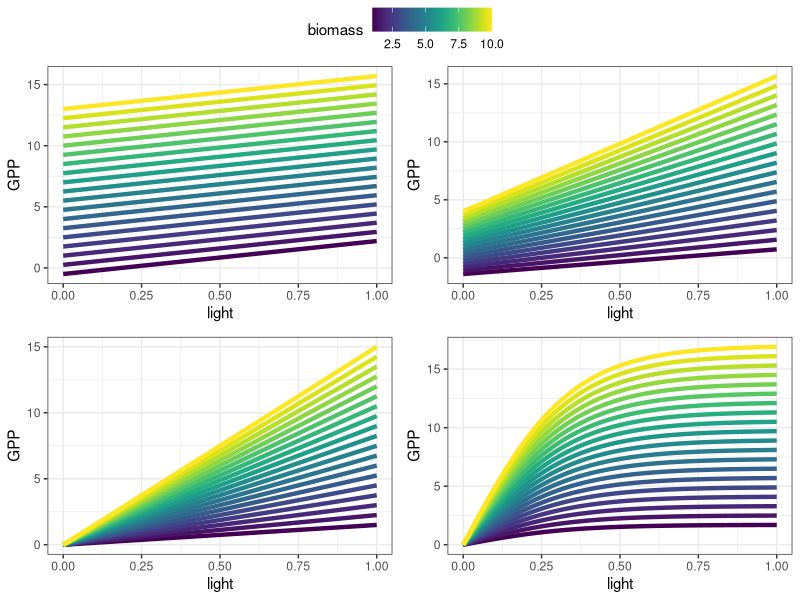
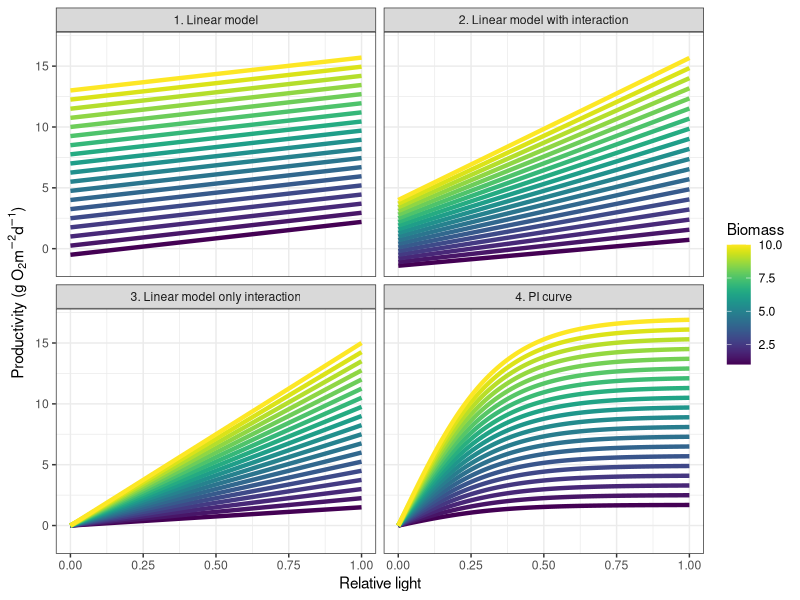

R code for these plots, in order:
library(tidyverse)
library(viridis)
# linear no interaction
beta0 <- -2
beta1 <- 2.7
beta2 <- 1.5
biomass = seq(1, 10, by = 0.5)
PI_1 <- data.frame()

for(B in biomass){
    df <- data.frame(light = seq(0,1, by = 0.01),
                     biomass = B)

    df$GPP = beta0 + beta1 * df$light + beta2 * B

    PI_1 <- bind_rows(PI_1, df)
}

A <- ggplot(PI_1, aes(light, GPP, col = biomass, group = factor(biomass))) +
    geom_line(size = 1.5) +
    scale_color_viridis(option = 'D') +
    theme_bw()

# linear + interaction
beta0 <- -2
beta1 <- 1.07
beta2 <- 0.6
beta3 <- 1.06
biomass = seq(1, 10, by = 0.5)
PI_2 <- data.frame()

for(B in biomass){
    df <- data.frame(light = seq(0,1, by = 0.01),
                     biomass = B)

    df$GPP = beta0 + beta1 * df$light + beta2 * B + beta3 * df$light * B

    PI_2 <- bind_rows(PI_2, df)
}

BB <- ggplot(PI_2, aes(light, GPP, col = biomass, group = factor(biomass))) +
    geom_line(size = 1.5) +
    scale_color_viridis(option = 'D') +
    theme_bw()

#linear interaction term only
beta0 <- 0
beta1 <- 1.5
biomass = seq(1, 10, by = 0.5)
PI_3 <- data.frame()

for(B in biomass){
    df <- data.frame(light = seq(0,1, by = 0.01),
                     biomass = B)

    df$GPP = beta0 + beta1 * df$light * B

    PI_3 <- bind_rows(PI_3, df)
}

C <- ggplot(PI_3, aes(light, GPP, col = biomass, group = factor(biomass))) +
    geom_line(size = 1.5) +
    scale_color_viridis(option = 'D') +
    theme_bw()


# PI curve
alpha <- 5
Pmax <- 1.7
biomass = seq(1, 10, length.out = 20)
PI_4 <- data.frame()

for(B in biomass){
    df <- data.frame(light = seq(0,1, by = 0.01),
                     biomass = B)

    df$GPP = Pmax * B * tanh(alpha * df$light/Pmax)

    PI_4 <- bind_rows(PI_4, df)
}

D <- ggplot(PI_4, aes(light, GPP, col = biomass, group = factor(biomass))) +
    geom_line(size = 1.5) +
    scale_color_viridis(option = 'D') +
    theme_bw()




ggpubr::ggarrange(A,BB,C,D, common.legend = TRUE, ncol = 2, nrow = 2)

PI_1$model = '1. Linear model'
PI_2$model = '2. Linear model with interaction'
PI_3$model = '3. Linear model only interaction'
PI_4$model = '4. PI curve'

PI <- bind_rows(PI_1, PI_2, PI_3, PI_4) %>%
    mutate(model = factor(model,
                          levels = c('1. Linear model',
                                     '2. Linear model with interaction',
                                     '3. Linear model only interaction',
                                     '4. PI curve')))
png('figures/model_examples.png', width = 5.5, height = 4, units = 'in', res = 300)
PI %>% rename(Biomass = biomass) %>%
ggplot( aes(light, GPP, col = Biomass, group = factor(Biomass))) +
    geom_line(size = 1.5) +
    scale_color_viridis(option = 'D') +
    facet_wrap(.~model, ncol = 2)+
    theme_bw()+
    ylab(expression(paste('Productivity (g ',O[2],  m^-2, d^-1, ')')))+
    xlab('Relative light')
dev.off()
